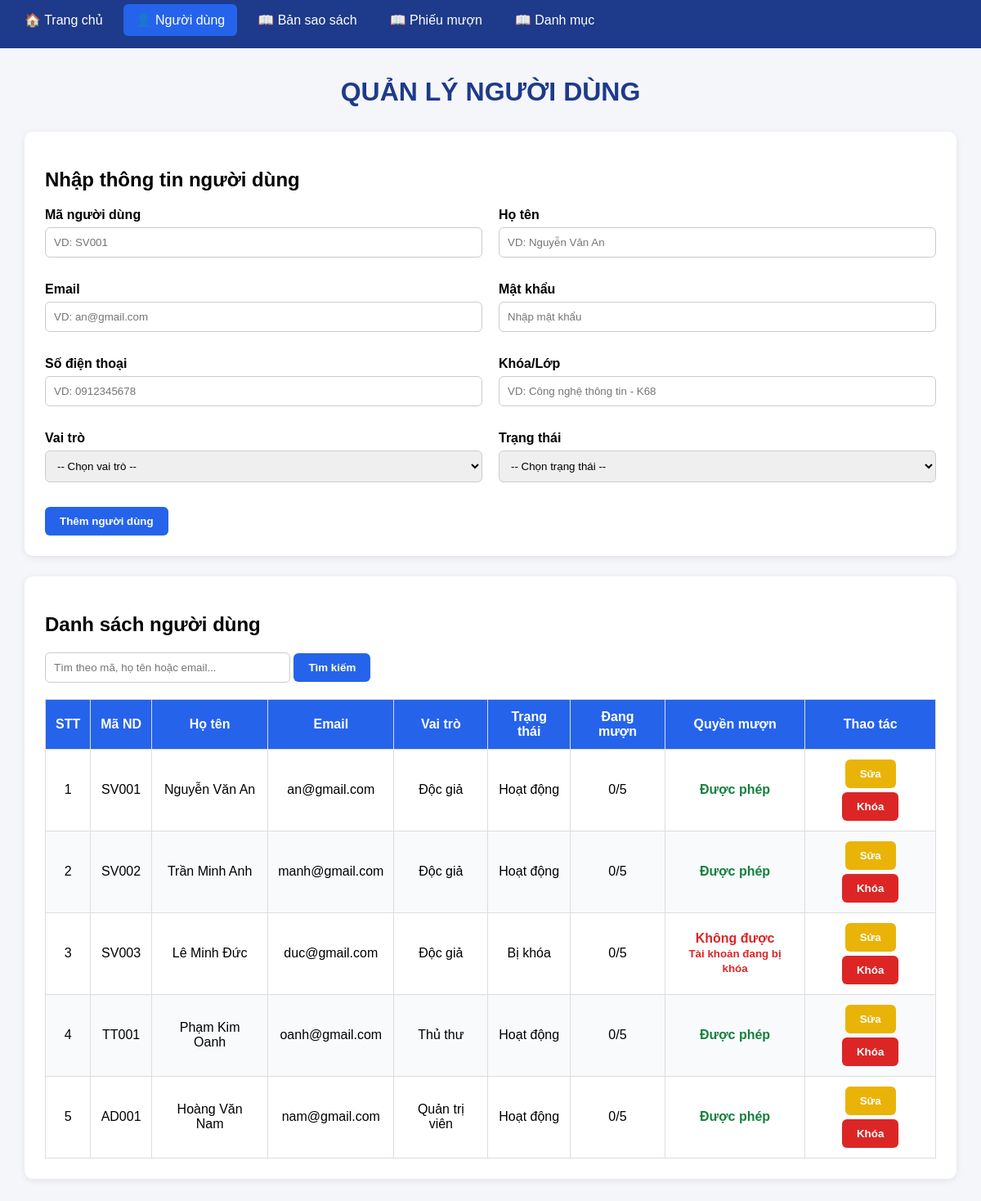
The page /nguoiDung/User.php on the database its author committed.
### tables this page shows
CREATE TABLE users (
    id INT AUTO_INCREMENT PRIMARY KEY,

    ma_nguoi_dung VARCHAR(20) NOT NULL UNIQUE,

    ho_ten VARCHAR(100) NOT NULL,

    email VARCHAR(255) NOT NULL UNIQUE,

    mat_khau VARCHAR(255) NOT NULL,

    sdt VARCHAR(15) NULL,

    khoa_lop VARCHAR(100) NULL,

    vai_tro VARCHAR(20) NOT NULL,

    trang_thai VARCHAR(20) NOT NULL DEFAULT 'Hoạt động',

    ngay_tao DATETIME NOT NULL DEFAULT CURRENT_TIMESTAMP,

    CONSTRAINT CK_nguoi_dung_vai_tro
        CHECK (
            vai_tro IN (
                'Thủ thư',
                'Độc giả',
                'Quản trị viên'
            )
        ),

    CONSTRAINT CK_nguoi_dung_trang_thai
        CHECK (
            trang_thai IN (
                'Hoạt động',
                'Bị khóa'
            )
        )
);

### nguoiDung/functionsNguoiDung.php (called while the page is built, shortened)
<?php
function getDB()
{
    $host = '127.0.0.1';
    $dbname = 'qly_thuvienmini';
    $username = 'root';
    $password = '';
    try {
        $pdo = new PDO("mysql:host=$host;dbname=$dbname;charset=utf8mb4", $username, $password);
        $pdo->setAttribute(PDO::ATTR_ERRMODE, PDO::ERRMODE_EXCEPTION);
        return $pdo;
    } catch (PDOException $e) {
        die("Lỗi kết nối CSDL: " . $e->getMessage());
    }
}
function layDanhSachNguoiDung($tuKhoa = "")
{
    $pdo = getDB();
    if ($tuKhoa !== "") {
        $sql = "SELECT * FROM users WHERE ma_nguoi_dung LIKE :kw OR ho_ten LIKE :kw OR email LIKE :kw";
        $stmt = $pdo->prepare($sql);
        $stmt->execute(['kw' => "%$tuKhoa%"]);
    } else {
        $sql = "SELECT * FROM users";
        $stmt = $pdo->query($sql);
    }
    return $stmt->fetchAll(PDO::FETCH_ASSOC);
}
function laySoSachDangMuon($maNguoiDung)
{
    return 0;
}
function kiemTraDuocMuon($trangThai, $soSachDangMuon, $hanMucMuon)
{
    if ($trangThai !== 'Hoạt động') return false;
    return true;
}
function layLyDoKhongDuocMuon($trangThai, $soSachDangMuon, $hanMucMuon)
{
    if ($trangThai !== 'Hoạt động') return 'Tài khoản đang bị khóa';
    return '';
}

### nguoiDung/User.php (the view, shortened to what this page needs)
<?php
require_once __DIR__ . '/functionsNguoiDung.php';
$errors = [];
$maNguoiDung = "";
$hoTen = "";
$email = "";
$sdt = "";
$khoaLop = "";
$dangSua = false;
$tuKhoa = trim($_GET["tuKhoa"] ?? "");
$danhSachNguoiDung = layDanhSachNguoiDung($tuKhoa);
?>
<!DOCTYPE html>
<html lang="vi">
<head>
</head>
<body>
    <nav class="navbar">
        <a href="../index.php">🏠 Trang chủ</a>
        <a href="User.php" class="active">👤 Người dùng</a>
        <a href="../banSaoSach/bansao.php">📖 Bản sao sách</a>
        <a href="../phieuMuon/phieumuon.php">📖 Phiếu mượn</a>
        <a href="../danhmucsach/danhmuc.php">📖 Danh mục</a>
    </nav>
    <div class="container">
        <h1>QUẢN LÝ NGƯỜI DÙNG</h1>
        <div class="card">
            <h2><?= $dangSua ? "Sửa thông tin người dùng" : "Nhập thông tin người dùng" ?></h2>
            <form method="POST" novalidate>
                <div class="form-row">
                    <div class="form-group">
                        <label for="maNguoiDung">Mã người dùng</label>
                        <input type="text" id="maNguoiDung" name="maNguoiDung" placeholder="VD: SV001"
                            value="<?= htmlspecialchars($maNguoiDung) ?>" class="<?= isset($errors["maNguoiDung"]) ? "input-error" : "" ?>">
                    </div>
                    <div class="form-group">
                        <label for="hoTen">Họ tên</label>
                        <input type="text" id="hoTen" name="hoTen" placeholder="VD: Nguyễn Văn An"
                            value="<?= htmlspecialchars($hoTen) ?>" class="<?= isset($errors["hoTen"]) ? "input-error" : "" ?>">
                    </div>
                </div>
                <div class="form-row">
                    <div class="form-group">
                        <label for="email">Email</label>
                        <input type="email" id="email" name="email" placeholder="VD: an@gmail.com"
                            value="<?= htmlspecialchars($email) ?>" class="<?= isset($errors["email"]) ? "input-error" : "" ?>">
                    </div>
                    <div class="form-group">
                        <label for="matKhau">Mật khẩu <?= $dangSua ? "(Bỏ trống nếu không đổi)" : "" ?></label>
                        <input type="password" id="matKhau" name="matKhau" placeholder="Nhập mật khẩu"
                            <?= $dangSua ? "disabled" : "" ?> title="Mật khẩu chỉ thiết lập khi tạo mới"
                            class="<?= isset($errors["matKhau"]) ? "input-error" : "" ?>">
                    </div>
                </div>
                <div class="form-row">
                    <div class="form-group">
                        <label for="sdt">Số điện thoại</label>
                        <input type="text" id="sdt" name="sdt" placeholder="VD: 0912345678"
                            value="<?= htmlspecialchars($sdt) ?>">
                    </div>
                    <div class="form-group">
                        <label for="khoaLop">Khóa/Lớp</label>
                        <input type="text" id="khoaLop" name="khoaLop" placeholder="VD: Công nghệ thông tin - K68"
                            value="<?= htmlspecialchars($khoaLop) ?>">
                    </div>
                </div>
                <div class="form-row">
                    <div class="form-group">
                        <label for="vaiTro">Vai trò</label>
                        <select id="vaiTro" name="vaiTro" class="<?= isset($errors["vaiTro"]) ? "input-error" : "" ?>">
                            <option value="">-- Chọn vai trò --</option>
                        </select>
                    </div>
                    <div class="form-group">
                        <label for="trangThai">Trạng thái</label>
                        <select id="trangThai" name="trangThai" class="<?= isset($errors["trangThai"]) ? "input-error" : "" ?>">
                            <option value="">-- Chọn trạng thái --</option>
                        </select>
                    </div>
                </div>
                <button type="submit" name="btnLuu">
                    <?= $dangSua ? "Cập nhật người dùng" : "Thêm người dùng" ?>
                </button>
            </form>
        </div>
        <div class="card">
            <h2>Danh sách người dùng</h2>
            <form method="GET" style="margin-bottom: 20px;">
                <input type="text" name="tuKhoa" placeholder="Tìm theo mã, họ tên hoặc email..."
                    value="<?= htmlspecialchars($_GET["tuKhoa"] ?? "") ?>" style="width: auto; min-width: 300px;">
                <button type="submit">Tìm kiếm</button>
            </form>
            <?php if (count($danhSachNguoiDung) === 0): ?>
                <div class="empty">Chưa có người dùng nào hoặc không tìm thấy kết quả.</div>
            <?php else: ?>
                <div class="table-wrapper">
                    <table>
                        <thead>
                            <tr>
                                <th>STT</th>
                                <th>Mã ND</th>
                                <th>Họ tên</th>
                                <th>Email</th>
                                <th>Vai trò</th>
                                <th>Trạng thái</th>
                                <th>Đang mượn</th>
                                <th>Quyền mượn</th>
                                <th>Thao tác</th>
                            </tr>
                        </thead>
                        <tbody>
                            <?php
                            $stt = 1;
                            $hanMucMacDinh = 5;
                            foreach ($danhSachNguoiDung as $nd):
                                $soSachDangMuon = laySoSachDangMuon($nd["ma_nguoi_dung"]);
                                $duocMuon = kiemTraDuocMuon($nd["trang_thai"], $soSachDangMuon, $hanMucMacDinh);
                                $lyDo = layLyDoKhongDuocMuon($nd["trang_thai"], $soSachDangMuon, $hanMucMacDinh);
                            ?>
                                <tr>
                                    <td><?= $stt ?></td>
                                    <td><?= htmlspecialchars($nd["ma_nguoi_dung"]) ?></td>
                                    <td><?= htmlspecialchars($nd["ho_ten"]) ?></td>
                                    <td><?= htmlspecialchars($nd["email"]) ?></td>
                                    <td><?= htmlspecialchars($nd["vai_tro"]) ?></td>
                                    <td><?= htmlspecialchars($nd["trang_thai"]) ?></td>
                                    <td><?= $soSachDangMuon ?>/<?= $hanMucMacDinh ?></td>
                                    <td>
                                        <?php if ($duocMuon): ?>
                                            <span class="duoc-muon">Được phép</span>
                                        <?php else: ?>
                                            <span class="khong-duoc-muon">Không được<br><small><?= htmlspecialchars($lyDo) ?></small></span>
                                        <?php endif; ?>
                                    </td>
                                    <td>
                                        <form method="POST" onsubmit="return confirm('Bạn có chắc chắn thực hiện thao tác này?');">
                                            <button type="submit" name="sua" value="<?= htmlspecialchars($nd["ma_nguoi_dung"]) ?>" style="background: #eab308; margin-bottom: 5px;">Sửa</button>
                                            <button type="submit" name="xoa" value="<?= htmlspecialchars($nd["ma_nguoi_dung"]) ?>" class="btn-danger">Khóa</button>
                                        </form>
                                    </td>
                                </tr>
                            <?php $stt++;
                            endforeach; ?>
                        </tbody>
                    </table>
                </div>
            <?php endif; ?>
        </div>
    </div>
</body>
</html>

### nguoiDung/User.php (style rules this page uses)
* { box-sizing: border-box; }
body { font-family: Arial, sans-serif; background: #f5f6fa; margin: 0; padding: 30px; }
.container { max-width: 1200px; margin: auto; }
h1 { text-align: center; margin-bottom: 30px; color: #1e3a8a; }
.card { background: white; padding: 25px; border-radius: 10px; margin-bottom: 25px; box-shadow: 0 2px 8px rgba(0, 0, 0, 0.08); }
.form-row { display: grid; grid-template-columns: 1fr 1fr; gap: 20px; margin-bottom: 15px; }
.form-group { margin-bottom: 15px; }
label { display: block; font-weight: bold; margin-bottom: 6px; }
input, select { width: 100%; padding: 10px; border: 1px solid #ccc; border-radius: 6px; }
button { padding: 10px 18px; border: none; border-radius: 6px; cursor: pointer; background: #2563eb; color: white; font-weight: bold; }
.btn-danger { background: #dc2626; }
.table-wrapper { overflow-x: auto; }
table { width: 100%; border-collapse: collapse; min-width: 900px; }
th, td { padding: 12px; border: 1px solid #ddd; text-align: center; }
th { background: #2563eb; color: white; }
tr:nth-child(even) { background: #f8fafc; }
.duoc-muon { color: #15803d; font-weight: bold; }
.khong-duoc-muon { color: #dc2626; font-weight: bold; }
.navbar { background-color: #1e3a8a; padding: 15px 25px; display: flex; gap: 10px; margin: -40px -40px 35px -40px; }
.navbar a { color: white; text-decoration: none; padding: 10px 15px; border-radius: 6px; }
.navbar a:hover, .navbar a.active { background-color: #2563eb; }

### rows shown on the page
users: ma_nguoi_dung "SV001", ho_ten "Nguyễn Văn An", email "an@gmail.com", vai_tro "Độc giả", trang_thai "Hoạt động", ma_nguoi_dung "0", shows "Được phép"
users: ma_nguoi_dung "SV002", ho_ten "Trần Minh Anh", email "manh@gmail.com", vai_tro "Độc giả", trang_thai "Hoạt động", ma_nguoi_dung "0", shows "Được phép"
users: ma_nguoi_dung "SV003", ho_ten "Lê Minh Đức", email "duc@gmail.com", vai_tro "Độc giả", trang_thai "Bị khóa", ma_nguoi_dung "0", lyDo "Tài khoản đang bị khóa"
users: ma_nguoi_dung "TT001", ho_ten "Phạm Kim Oanh", email "oanh@gmail.com", vai_tro "Thủ thư", trang_thai "Hoạt động", ma_nguoi_dung "0", shows "Được phép"
users: ma_nguoi_dung "AD001", ho_ten "Hoàng Văn Nam", email "nam@gmail.com", vai_tro "Quản trị viên", trang_thai "Hoạt động", ma_nguoi_dung "0", shows "Được phép"
